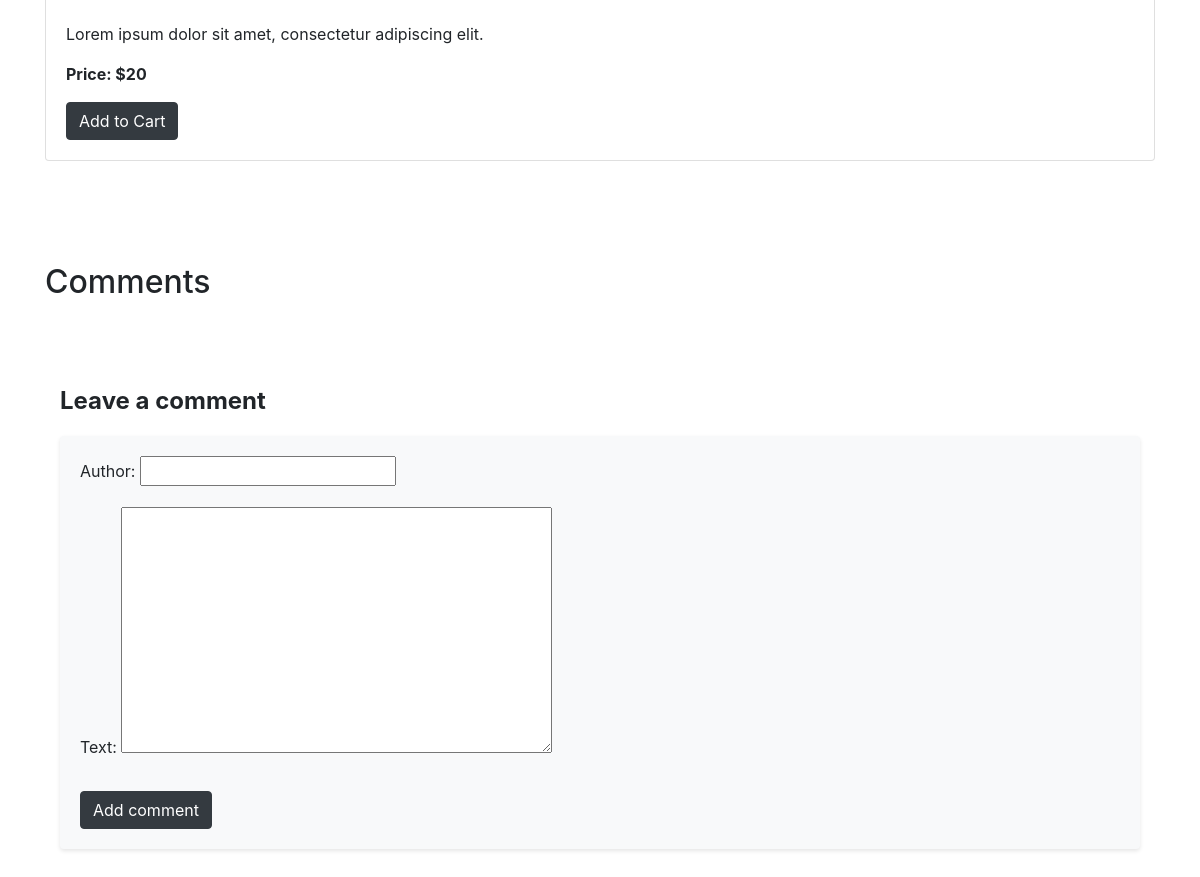
Before: /product/1 (lower part) with the older database file.
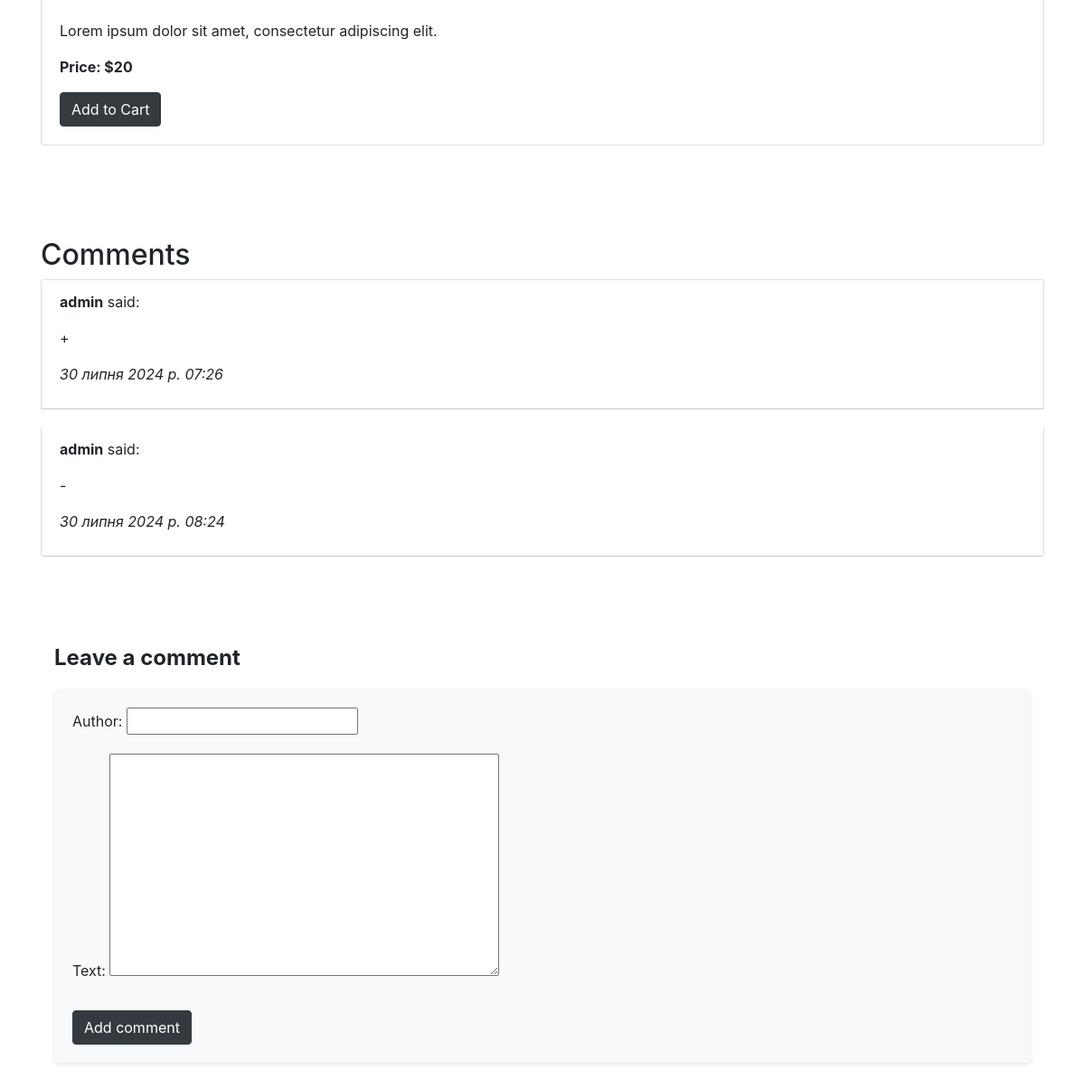
After: the same page with the newer database file.
### market/models.py (models this page shows, shortened)
class Comment(models.Model):
  product = models.ForeignKey(NewArrivals, related_name='comments', on_delete=models.CASCADE)
  author = models.CharField(max_length=100)
  text = models.TextField()
  created_at = models.DateTimeField(auto_now_add=True)

### market/views.py (the view)
# urls.py: path('product/<product_id>', views.product_detail, name='product_detail'),
def product_detail(request, product_id):
  product = NewArrivals.objects.get(id=product_id)
  comments = product.comments.all()
  if request.method == 'POST':
    form = CommentForm(request.POST)
    if form.is_valid():
      comment = form.save(commit=False)
      comment.product = product
      comment.save()
      return redirect('product_detail', product_id=product.id)
  else:
    form = CommentForm()
  context = {
    'product': product,
    'comments': comments,
    'form': form,
  }
  return render(request, 'product_detail.html', context)

### market/forms.py
class CommentForm(forms.ModelForm):
  class Meta:
    model = Comment
    fields = ['author', 'text']

### market/templates/product_detail.html (shortened to what this page needs)
<!DOCTYPE html>
<html>
<head>
    {% load static %}
    <link rel="stylesheet" href="https://stackpath.bootstrapcdn.com/bootstrap/4.5.2/css/bootstrap.min.css">
</head>
<body>
<div class="container">
    <div class="card mb-4">
        <div class="card-body">
            <br>
            <br>
            <p class="card-text">{{ product.arrivals_desc }}</p>
            <p class="card-text"><strong>{{ product.arrivals_price }}</strong></p>
            <form action="{% url 'add_to_basket' product.id %}" method="post">
                <button type="submit" class="btn btn-dark">Add to Cart</button>
            </form>
        </div>
    </div>
    <br>
    <br>
    <div class="comments-section">
        <h2>Comments</h2>
        <div class="list-group">
            {% for comment in comments %}
            <div class="list-group-item comment">
                <p><strong>{{ comment.author }}</strong> said:</p>
                <p>{{ comment.text }}</p>
                <p><em>{{ comment.created_at }}</em></p>
            </div>
            {% endfor %}
        </div>
    </div>
    <br>
    <br>
    <div class="container">
        <div class="leave-comment-section">
            <h2>Leave a comment</h2>
            <form method="post">
                <div class="form-group">
                    {{ form.as_p }}
                </div>
                <button type="submit" class="btn btn-dark mt-2">Add comment</button>
            </form>
        </div>
    </div>
</div>
<br>
<br>
<br>
<br>
<br>
</body>
</html>

Changed rows visible on the page:
added Comment: author "admin", text "+", created_at "30 липня 2024 р. 07:26"
added Comment: author "admin", text "-", created_at "30 липня 2024 р. 08:24"
